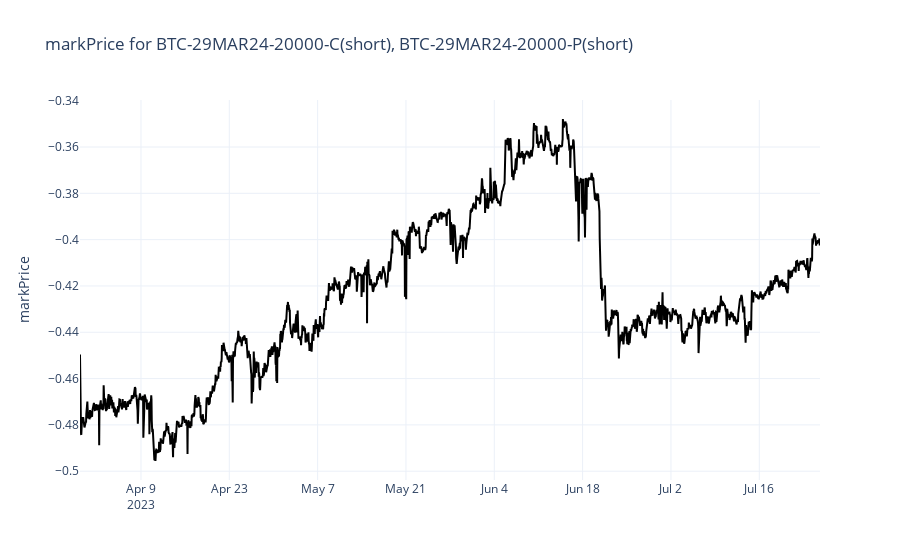

Here is the notebook cell this chart was saved with:
### Markdown cell above
### Plot Time Series for Selective Options

### Code cell
def plot_time_series(data, column, options_positions):
    """
    This function creates a plot of the specified column as a time series.

    Parameters:
    data (DataFrame): The DataFrame containing the data to plot.
    column (str): The name of the column to plot.
    options_positions (dict): The dictionary containing the options and their positions.

    Returns:
    None. Displays a plot.
    """
    # Create a deep copy of 'data' to manipulate without adjusting the original dataframe
    options_data = data.copy(deep=True)

    # Add a column for the position (long/short)
    options_data['direction'] = options_data['instrumentName'].map(options_positions)

    # Locate values to change for short positions
    cols_to_change = ['bestBidPrice', 'markPrice', 'bestAskPrice',
                    'delta', 'gamma', 'theta', 'vega', 'rho']

    # Change short options positions to negative values
    for col in cols_to_change:
        options_data.loc[options_data['direction'] == 'short', col] *= -1

    # Check if the column exists in the data
    if column not in options_data.columns:
        print(f"Column {column} not found in the data.")
        return

    # Set the 'date' as the index and resample to hourly
    options_data.set_index('date', inplace=True)
    options_data = options_data.resample('H').sum(numeric_only=True)

    # Group by query_date and sum the values of the column
    aggregated_data = options_data.groupby(options_data.index)[column].sum().reset_index()

    # Create a figure
    fig = go.Figure()

    # Add a line trace for the aggregated data
    fig.add_trace(go.Scatter(
        x=aggregated_data['date'],
        y=aggregated_data[column],
        mode='lines',
        name=column,
        line=dict(color='black')
    ))

    # Set layout properties
    options_expirations = ', '.join([f"{key}({val})" for key, val in options_positions.items()])
    fig.update_layout(
        title=f'{column} for {options_expirations}',
        yaxis_title=f'{column}',
        template='plotly_white'
    )

    # Show the figure
    fig.show()


"""Call the function with required parameters"""
# Use any available columns from in `data` in the "column" argument
plot_time_series(data, 'markPrice', options_positions)

### Figure 1 — Plotly figure (JSON) as saved in the notebook; plotly's stock layout.template omitted (floating-point values rounded to 4 significant figures; data arrays with more than 128 entries replaced by an {"elided": "..."} marker saying what was removed)
{"data": [{"line": {"color": "black"}, "mode": "lines", "name": "markPrice", "type": "scatter", "x": {"elided": "2816 str values"}, "y": {"elided": "2816 float values"}}], "layout": {"title": {"text": "markPrice for BTC-29MAR24-20000-C(short), BTC-29MAR24-20000-P(short)"}, "yaxis": {"title": {"text": "markPrice"}}}}
